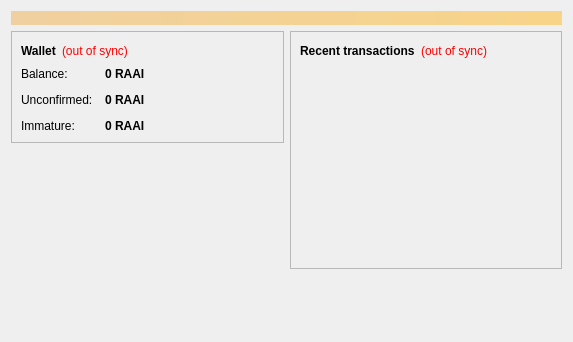
<?xml version="1.0" encoding="UTF-8"?>
<ui version="4.0">
 <class>OverviewPage</class>
 <widget class="QWidget" name="OverviewPage">
  <property name="geometry">
   <rect>
    <x>0</x>
    <y>0</y>
    <width>573</width>
    <height>342</height>
   </rect>
  </property>
  <property name="windowTitle">
   <string>Form</string>
  </property>
  <layout class="QVBoxLayout" name="topLayout">
   <item>
    <widget class="QLabel" name="labelAlerts">
     <property name="visible">
      <bool>false</bool>
     </property>
     <property name="styleSheet">
      <string notr="true">background-color: qlineargradient(x1: 0, y1: 0, x2: 1, y2: 0, stop:0 #F0D0A0, stop:1 #F8D488); color:#000000;</string>
     </property>
     <property name="wordWrap">
      <bool>true</bool>
     </property>
     <property name="margin">
      <number>3</number>
     </property>
    </widget>
   </item>
   <item>
    <layout class="QHBoxLayout" name="horizontalLayout" stretch="1,1">
     <item>
      <layout class="QVBoxLayout" name="verticalLayout_2">
       <item>
        <widget class="QFrame" name="frame">
         <property name="frameShape">
          <enum>QFrame::StyledPanel</enum>
         </property>
         <property name="frameShadow">
          <enum>QFrame::Raised</enum>
         </property>
         <layout class="QVBoxLayout" name="verticalLayout_4">
          <item>
           <layout class="QHBoxLayout" name="horizontalLayout_4">
            <item>
             <widget class="QLabel" name="label_5">
              <property name="font">
               <font>
                <weight>75</weight>
                <bold>true</bold>
               </font>
              </property>
              <property name="text">
               <string>Wallet</string>
              </property>
             </widget>
            </item>
            <item>
             <widget class="QLabel" name="labelWalletStatus">
              <property name="toolTip">
               <string>The displayed information may be out of date. Your wallet automatically synchronizes with the Raaicoin network after a connection is established, but this process has not completed yet.</string>
              </property>
              <property name="styleSheet">
               <string notr="true">QLabel { color: red; }</string>
              </property>
              <property name="text">
               <string notr="true">(out of sync)</string>
              </property>
              <property name="alignment">
               <set>Qt::AlignLeading|Qt::AlignLeft|Qt::AlignVCenter</set>
              </property>
             </widget>
            </item>
            <item>
             <spacer name="horizontalSpacer_2">
              <property name="orientation">
               <enum>Qt::Horizontal</enum>
              </property>
              <property name="sizeHint" stdset="0">
               <size>
                <width>40</width>
                <height>20</height>
               </size>
              </property>
             </spacer>
            </item>
           </layout>
          </item>
          <item>
           <layout class="QFormLayout" name="formLayout_2">
            <property name="fieldGrowthPolicy">
             <enum>QFormLayout::AllNonFixedFieldsGrow</enum>
            </property>
            <property name="horizontalSpacing">
             <number>12</number>
            </property>
            <property name="verticalSpacing">
             <number>12</number>
            </property>
            <item row="0" column="0">
             <widget class="QLabel" name="label">
              <property name="text">
               <string>Balance:</string>
              </property>
             </widget>
            </item>
            <item row="0" column="1">
             <widget class="QLabel" name="labelBalance">
              <property name="font">
               <font>
                <weight>75</weight>
                <bold>true</bold>
               </font>
              </property>
              <property name="cursor">
               <cursorShape>IBeamCursor</cursorShape>
              </property>
              <property name="toolTip">
               <string>Your current balance</string>
              </property>
              <property name="text">
               <string notr="true">0 RAAI</string>
              </property>
              <property name="textInteractionFlags">
               <set>Qt::LinksAccessibleByMouse|Qt::TextSelectableByKeyboard|Qt::TextSelectableByMouse</set>
              </property>
             </widget>
            </item>
            <item row="1" column="0">
             <widget class="QLabel" name="label_3">
              <property name="text">
               <string>Unconfirmed:</string>
              </property>
             </widget>
            </item>
            <item row="1" column="1">
             <widget class="QLabel" name="labelUnconfirmed">
              <property name="font">
               <font>
                <weight>75</weight>
                <bold>true</bold>
               </font>
              </property>
              <property name="cursor">
               <cursorShape>IBeamCursor</cursorShape>
              </property>
              <property name="toolTip">
               <string>Total of transactions that have yet to be confirmed, and do not yet count toward the current balance</string>
              </property>
              <property name="text">
               <string notr="true">0 RAAI</string>
              </property>
              <property name="textInteractionFlags">
               <set>Qt::LinksAccessibleByMouse|Qt::TextSelectableByKeyboard|Qt::TextSelectableByMouse</set>
              </property>
             </widget>
            </item>
            <item row="2" column="0">
             <widget class="QLabel" name="labelImmatureText">
              <property name="text">
               <string>Immature:</string>
              </property>
             </widget>
            </item>
            <item row="2" column="1">
             <widget class="QLabel" name="labelImmature">
              <property name="font">
               <font>
                <weight>75</weight>
                <bold>true</bold>
               </font>
              </property>
              <property name="toolTip">
               <string>Mined balance that has not yet matured</string>
              </property>
              <property name="text">
               <string notr="true">0 RAAI</string>
              </property>
              <property name="textInteractionFlags">
               <set>Qt::LinksAccessibleByMouse|Qt::TextSelectableByKeyboard|Qt::TextSelectableByMouse</set>
              </property>
             </widget>
            </item>
           </layout>
          </item>
         </layout>
        </widget>
       </item>
       <item>
        <spacer name="verticalSpacer">
         <property name="orientation">
          <enum>Qt::Vertical</enum>
         </property>
         <property name="sizeHint" stdset="0">
          <size>
           <width>20</width>
           <height>40</height>
          </size>
         </property>
        </spacer>
       </item>
      </layout>
     </item>
     <item>
      <layout class="QVBoxLayout" name="verticalLayout_3">
       <item>
        <widget class="QFrame" name="frame_2">
         <property name="frameShape">
          <enum>QFrame::StyledPanel</enum>
         </property>
         <property name="frameShadow">
          <enum>QFrame::Raised</enum>
         </property>
         <layout class="QVBoxLayout" name="verticalLayout">
          <item>
           <layout class="QHBoxLayout" name="horizontalLayout_2">
            <item>
             <widget class="QLabel" name="label_4">
              <property name="text">
               <string>&lt;b&gt;Recent transactions&lt;/b&gt;</string>
              </property>
             </widget>
            </item>
            <item>
             <widget class="QLabel" name="labelTransactionsStatus">
              <property name="toolTip">
               <string>The displayed information may be out of date. Your wallet automatically synchronizes with the Raaicoin network after a connection is established, but this process has not completed yet.</string>
              </property>
              <property name="styleSheet">
               <string notr="true">QLabel { color: red; }</string>
              </property>
              <property name="text">
               <string notr="true">(out of sync)</string>
              </property>
              <property name="alignment">
               <set>Qt::AlignRight|Qt::AlignTrailing|Qt::AlignVCenter</set>
              </property>
             </widget>
            </item>
            <item>
             <spacer name="horizontalSpacer">
              <property name="orientation">
               <enum>Qt::Horizontal</enum>
              </property>
              <property name="sizeHint" stdset="0">
               <size>
                <width>40</width>
                <height>20</height>
               </size>
              </property>
             </spacer>
            </item>
           </layout>
          </item>
          <item>
           <widget class="QListView" name="listTransactions">
            <property name="styleSheet">
             <string notr="true">QListView { background: transparent; }</string>
            </property>
            <property name="frameShape">
             <enum>QFrame::NoFrame</enum>
            </property>
            <property name="verticalScrollBarPolicy">
             <enum>Qt::ScrollBarAlwaysOff</enum>
            </property>
            <property name="horizontalScrollBarPolicy">
             <enum>Qt::ScrollBarAlwaysOff</enum>
            </property>
            <property name="selectionMode">
             <enum>QAbstractItemView::NoSelection</enum>
            </property>
           </widget>
          </item>
         </layout>
        </widget>
       </item>
       <item>
        <spacer name="verticalSpacer_2">
         <property name="orientation">
          <enum>Qt::Vertical</enum>
         </property>
         <property name="sizeHint" stdset="0">
          <size>
           <width>20</width>
           <height>40</height>
          </size>
         </property>
        </spacer>
       </item>
      </layout>
     </item>
    </layout>
   </item>
  </layout>
 </widget>
 <resources/>
 <connections/>
</ui>
